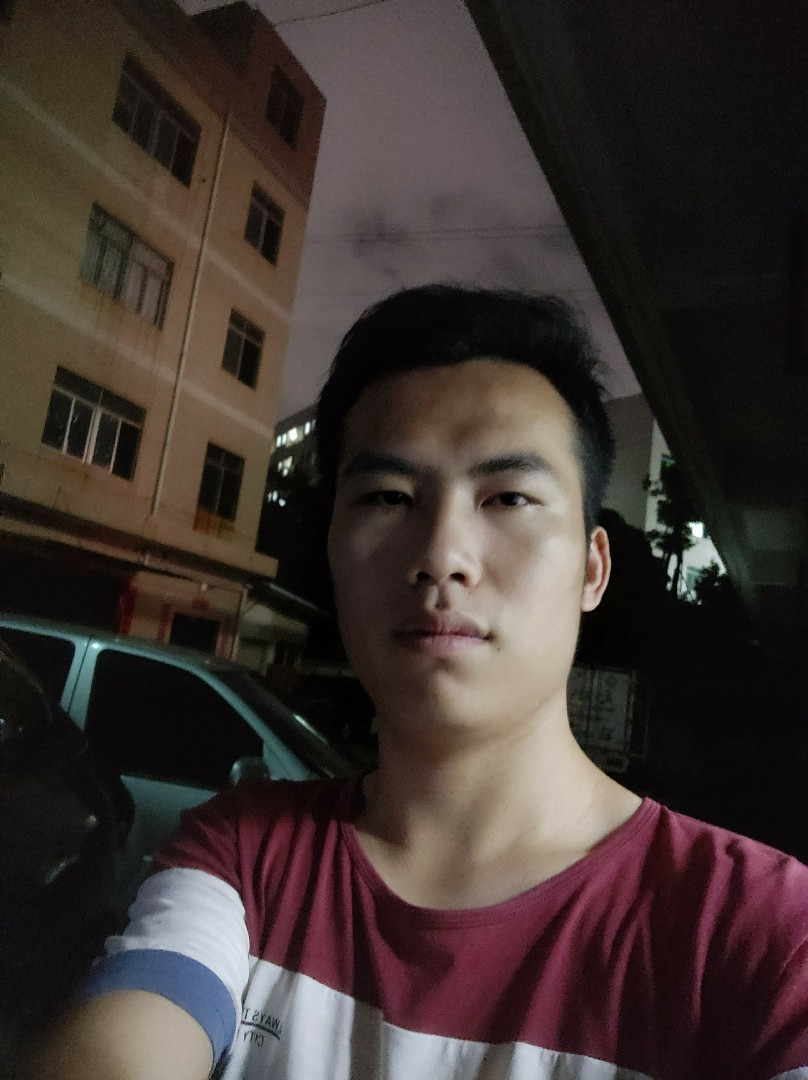
#> input picture America_python/TestCode/images/4.jpg, 808 x 1080 px, found by its file name
$ python '白平衡4.py'
#> lines starting #> are read from the running program, lines starting #| are printed output that depends on the picture
#!/usr/bin/env python
# -*- coding: utf-8 -*-
# @Time : 2019/7/29 20:44
# @Author : chenxin
# @Site :
# @File : 白平衡4.py
# @Software: PyCharm
import cv2 as cv
import cv2
# import numpy as np

# 读取图像
res = cv.imread(r'images\4.jpg')
#> res is the input picture: shape (1080, 808, 3); mean B, G, R 49.3, 52.4, 63.1
img=cv2.resize(res,(300,480),interpolation=cv2.INTER_CUBIC)
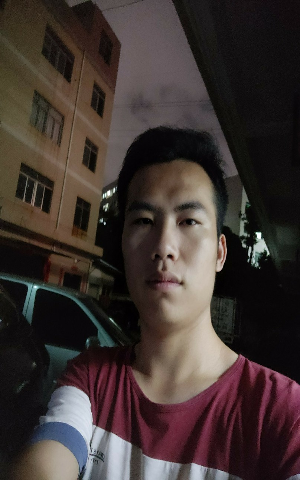
#> img: shape (480, 300, 3); mean B, G, R 49.3, 52.4, 63.1

r, g, b = cv.split(img)
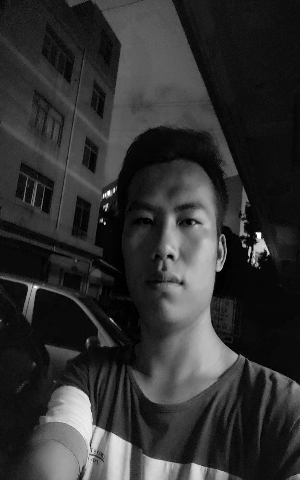
#> r: shape (480, 300); min 0, max 255, mean 49.3
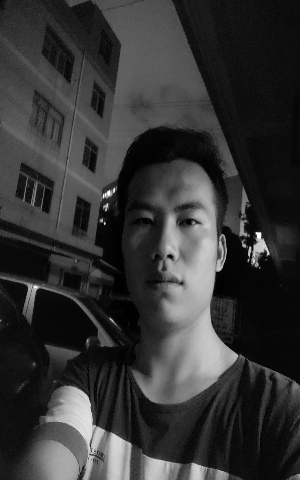
#> g: shape (480, 300); min 0, max 255, mean 52.4
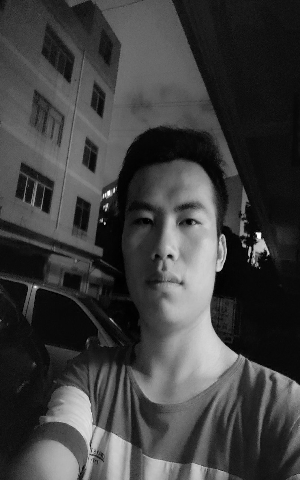
#> b: shape (480, 300); min 0, max 255, mean 63.1
r_avg = cv.mean(r)[0]
#> r_avg = 49.28
g_avg = cv.mean(g)[0]
#> g_avg = 52.45
b_avg = cv.mean(b)[0]
#> b_avg = 63.13

# 求各个通道所占增益
k = (r_avg + g_avg + b_avg) / 3
#> k = 54.95
kr = k / r_avg
#> kr = 1.12
kg = k / g_avg
#> kg = 1.05
kb = k / b_avg
#> kb = 0.87

r = cv.addWeighted(src1=r, alpha=kr, src2=0, beta=0, gamma=0)
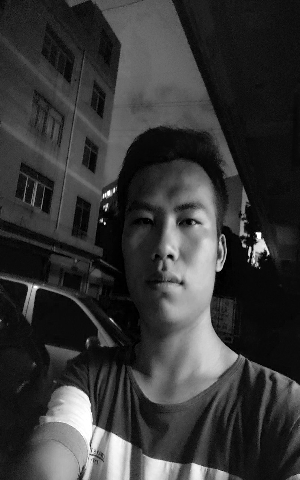
#> r: shape (480, 300); min 0, max 255, mean 54.9
g = cv.addWeighted(src1=g, alpha=kg, src2=0, beta=0, gamma=0)
b = cv.addWeighted(src1=b, alpha=kb, src2=0, beta=0, gamma=0)
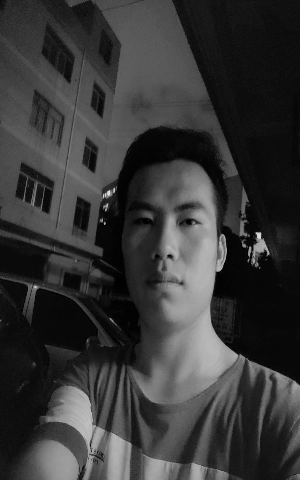
#> b: shape (480, 300); min 0, max 222, mean 55

balance_img = cv.merge([b, g, r])
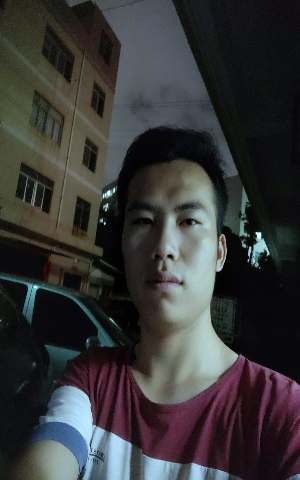
#> balance_img: shape (480, 300, 3); mean R, G, B 55, 54.9, 54.9
cv2.imshow('xiutu', balance_img)
while (1):
    key = cv2.waitKey(1)
#> (key Esc is pressed here)
    if key > 0:
        break
cv2.destroyAllWindows()

$ run again, with America_python/TestCode/images/1.jpg copied over America_python/TestCode/images/4.jpg
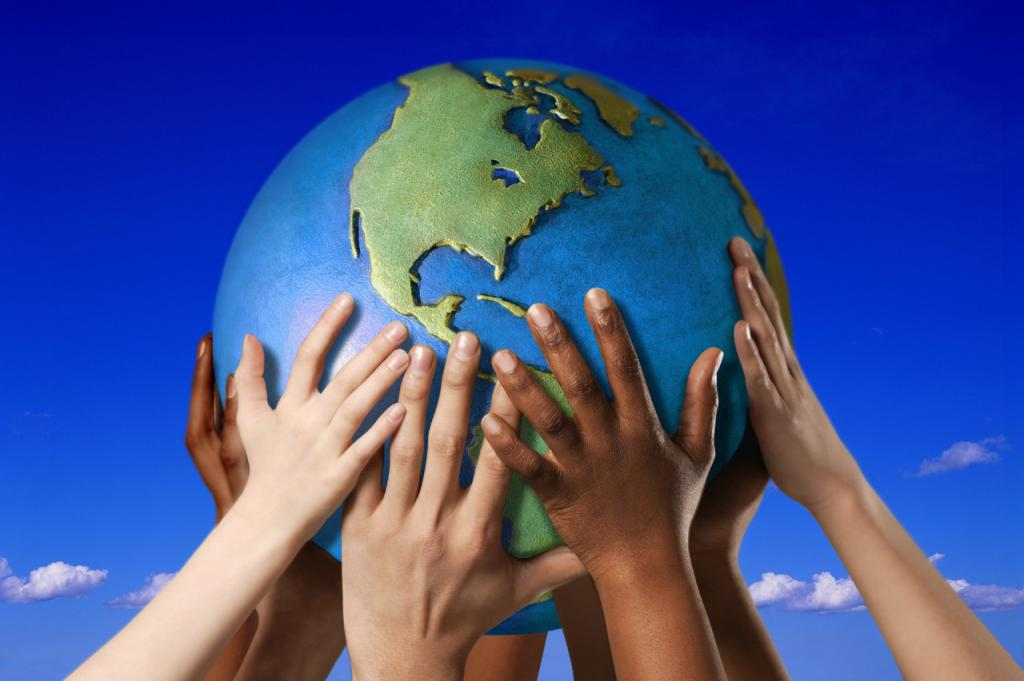
#> input picture America_python/TestCode/images/1.jpg, 1024 x 681 px, found by its file name
#> res is the input picture: shape (681, 1024, 3); mean B, G, R 145.4, 81.5, 66.2
#> `r, g, b = cv.split(img)`:
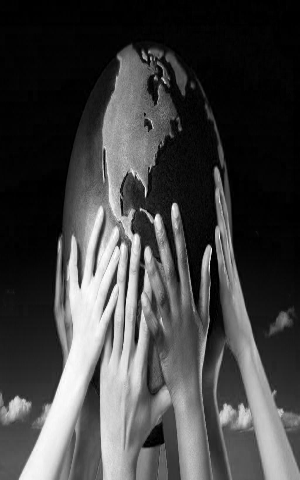
#> b: shape (480, 300); min 0, max 255, mean 66.2
#> r_avg = 145.4
#> g_avg = 81.54
#> b_avg = 66.24
#> k = 97.73
#> kr = 0.672
#> kg = 1.2
#> kb = 1.48
#> `balance_img = cv.merge([b, g, r])`:
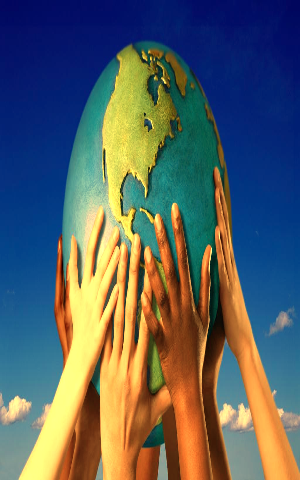
#> balance_img: shape (480, 300, 3); mean R, G, B 90.3, 97.6, 97.7

$ run again, with America_python/TestCode/images/3.jpg copied over America_python/TestCode/images/4.jpg
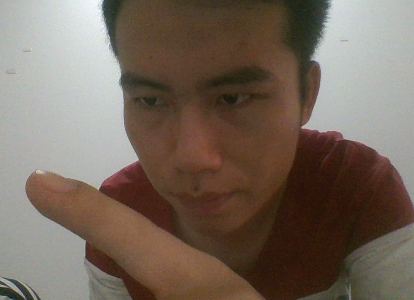
#> input picture America_python/TestCode/images/3.jpg, 414 x 300 px, found by its file name
#> res is the input picture: shape (300, 414, 3); mean B, G, R 92, 103.8, 118.1
#> `r, g, b = cv.split(img)`:
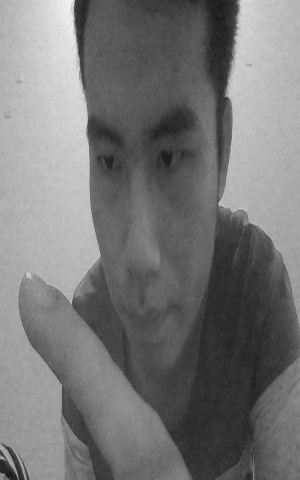
#> b: shape (480, 300); min 18, max 245, mean 118.1
#> r_avg = 91.95
#> g_avg = 103.8
#> b_avg = 118.1
#> k = 104.6
#> kr = 1.14
#> kg = 1.01
#> kb = 0.886
#> `balance_img = cv.merge([b, g, r])`:
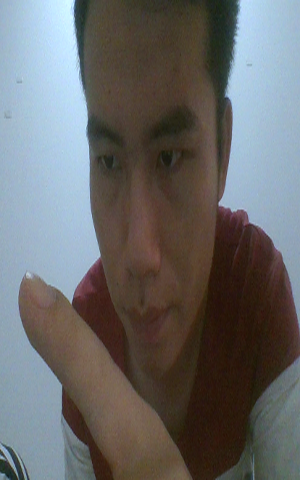
#> balance_img: shape (480, 300, 3); mean R, G, B 104.6, 104.5, 104.5

$ run again, with America_python/TestCode/images/he.jpg copied over America_python/TestCode/images/4.jpg
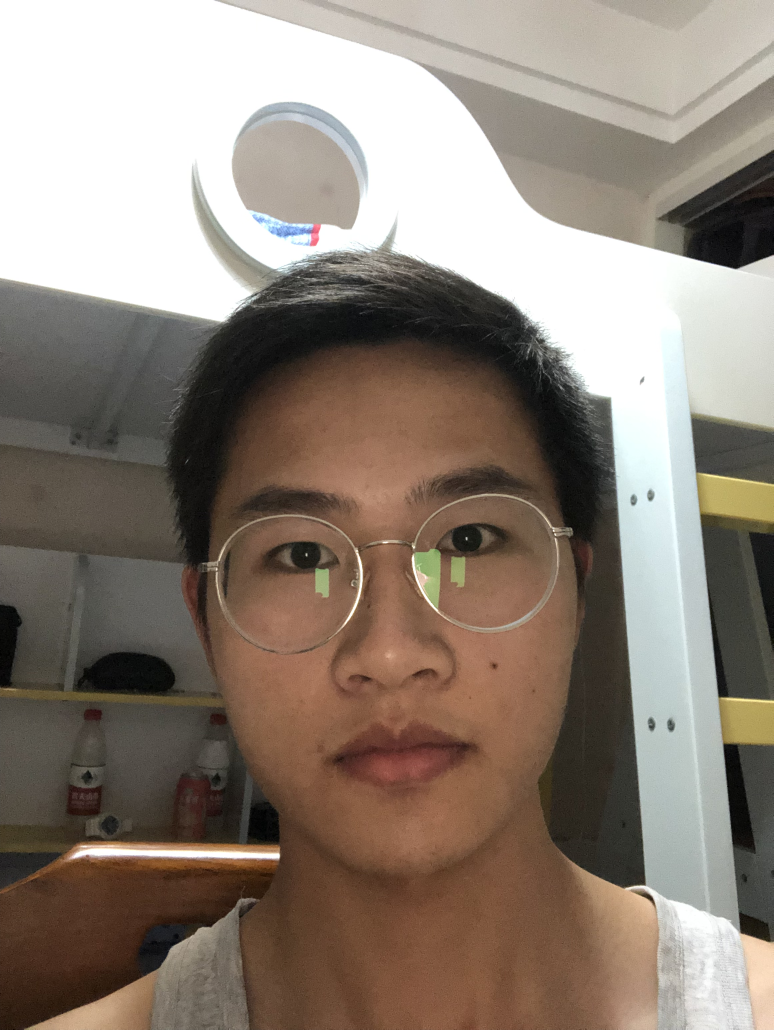
#> input picture America_python/TestCode/images/he.jpg, 2320 x 3088 px, found by its file name (shown at 1/3 size)
#> res is the input picture: shape (3088, 2320, 3); mean B, G, R 118.8, 129.6, 141.9
#> r_avg = 118.8
#> g_avg = 129.6
#> b_avg = 141.9
#> k = 130.1
#> kr = 1.09
#> kg = 1
#> kb = 0.917
#> `balance_img = cv.merge([b, g, r])`:
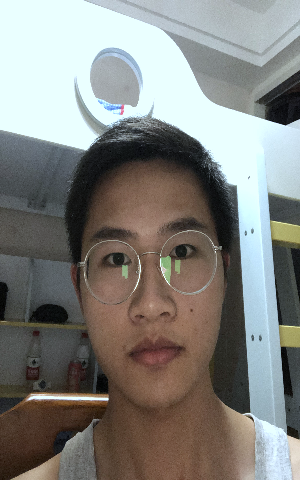
#> balance_img: shape (480, 300, 3); mean R, G, B 130.2, 129.8, 125.8
